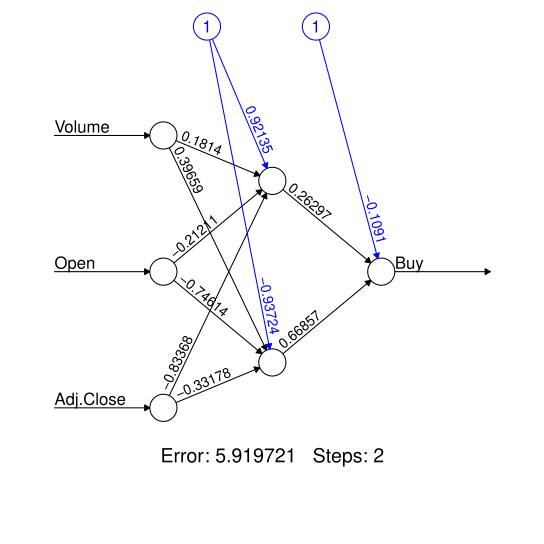

The script that drew this image:
library("neuralnet")
library("nnet")

install.packages("nnet")
install.packages("neuralnet")

dataset <- read.csv("Apple_NYSE_NN.csv")


head(dataset)

## extract a set to train the NN
trainset <- dataset[1:56, ]


## select the test set
testset <- dataset[57:141, ]



## build the neural network (NN)

#nn.NetPrice <- neuralnet(Adj.Close ~ High+ Low + Close + Open, trainset, hidden = 1, lifesign = "minimal", linear.output = TRUE)

nn.NetPrice <- neuralnet(Buy ~ Volume +Open+Adj.Close, trainset, hidden = 2, lifesign = "minimal", linear.output = FALSE, threshold = 0.1)
nn.NetPrice
# The decay parameter is there to ensure that the model does not overtrain.
#One way we can check the output of the classifier is the confusion matrix. This is the matrix of predicted class versus the actual class. 

summary(nn.NetPrice)

print(nn.NetPrice)

plot(nn.NetPrice)


#Datapred =  prediction(nn.NetPrice, testset)


columns <- c("Volume","Open","Adj.Close")
covariate <- subset(testset, select = columns)



ab <- compute(nn.NetPrice, covariate, rep =1)

ab


covariate_train <- subset(trainset, select = columns)

#Predicted values for neural network

#compute(nn.NetPrice, covariate_train, rep =1)



#Confusion Matrix



table(trainset$Buy,ab)

#table(dataset$Buy,predict(nn.netprice,newdata=testset,type="class"))


#Neural network's predicted output


results <- data.frame(actual= testset$Buy, prediction = ab$net.result)

results

#The size argument specifies how many nodes to have in the hidden layer, skip indicates
#that the input layer has a direct connection to the output layer and linout specifies the
#simple identity activation function.
#The output from summary gives us the detail of the neural network. i1, i2 and i3
#are the input nodes (so close, volume and open respectively); o is the output node (so
#Adj. close); and b is the bias.

#Neural networks do not, by default, pick up any interactions between variables in the
#data. However, you can add variable interactions manually.

#predict_test <- (a,testset,type='class')



#table(data$trainset$Adj.Close,predict(a,newdata = data$trainset,type = "class"))


plot(nn.NetPrice, rep = "best")


plot(nn.NetPrice)
